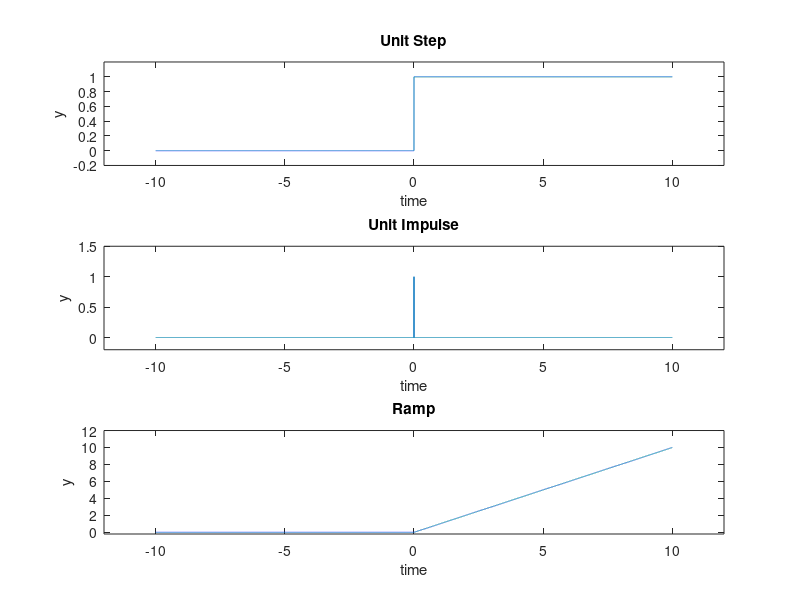

Source code (MATLAB):
% Unit step
t = -10:0.001:10;
unitstep = t>=0;
subplot(3,1,1);
plot(t,unitstep);
xlabel('time');
ylabel('y');
title('Unit Step');
axis([-12 12 -0.2 1.2]);

%%%%  stem pani thapni sabma

% Unit impulse
unitimpulse = t==0;
subplot(3,1,2);
plot(t, unitimpulse);
xlabel('time');
ylabel('y');
title('Unit Impulse');
axis([-12 12 -0.2 1.5]);

% Ramp
rmp = t.*unitstep;
subplot(3,1,3);
plot(t, rmp);
xlabel('time');
ylabel('y');
title('Ramp');
axis([-12 12 -0.2 12]);
